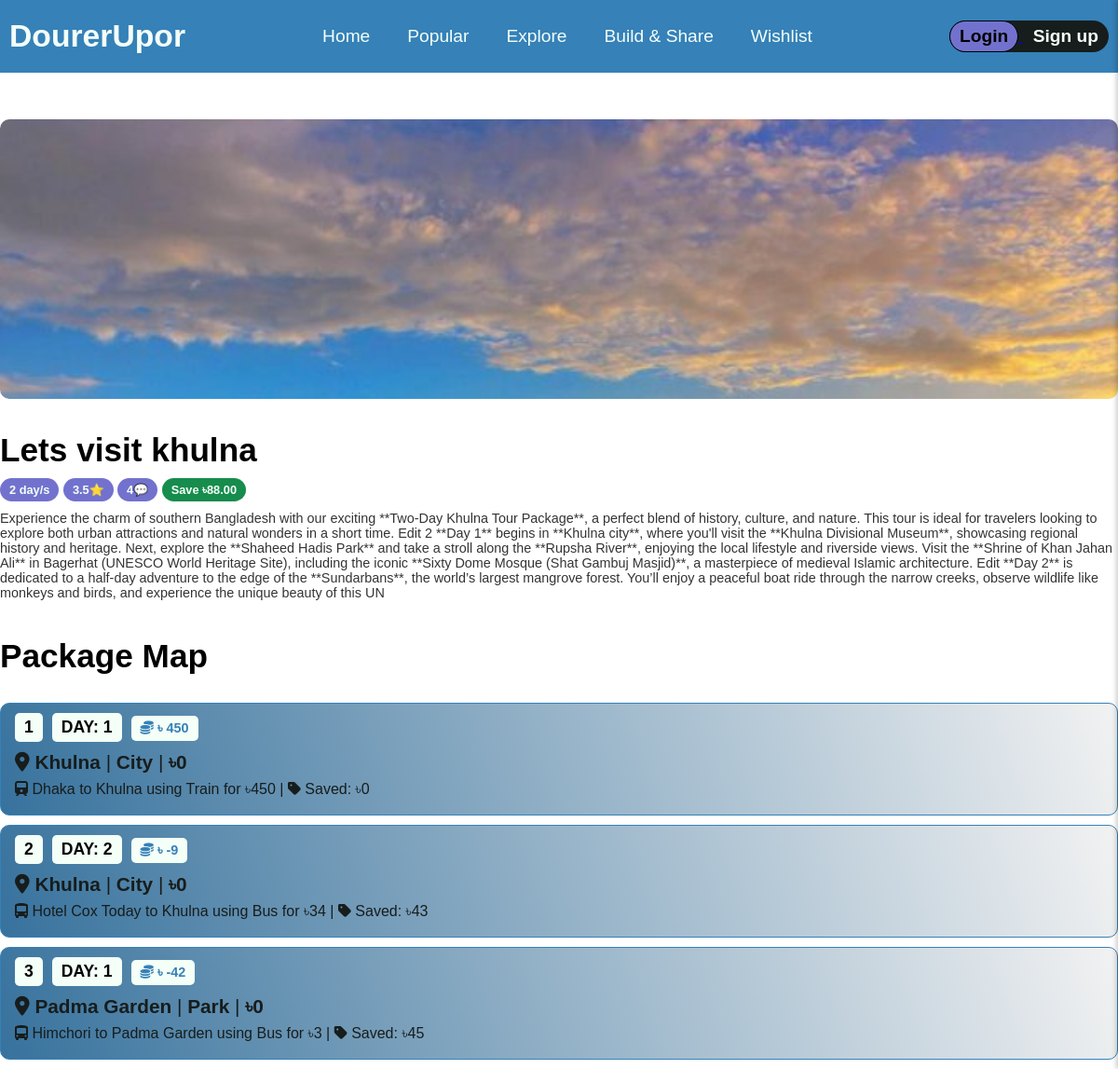
Page /Shadhin-experiment/package.php?id=4 on the committed database.
### tables this page shows
CREATE TABLE `packages` (
  `package_id` int(11) NOT NULL,
  `package_name` varchar(255) NOT NULL,
  `publish_time` timestamp NOT NULL DEFAULT current_timestamp(),
  `build_by` int(11) NOT NULL,
  `status` varchar(255) NOT NULL DEFAULT 'pending',
  `details` varchar(1000) NOT NULL,
  `image` varchar(255) NOT NULL DEFAULT 'unknown.jpg'
);

CREATE TABLE `package_details` (
  `package_id` int(11) NOT NULL,
  `destination_id` int(11) NOT NULL,
  `money_saved` decimal(10,0) NOT NULL DEFAULT 0,
  `day_count` int(11) NOT NULL,
  `step_number` int(11) NOT NULL,
  `pickup` int(11) DEFAULT NULL,
  `transport_type` varchar(255) DEFAULT NULL,
  `cost` decimal(10,0) NOT NULL DEFAULT 0
);

CREATE TABLE `destinations` (
  `destination_id` int(11) NOT NULL,
  `name` varchar(255) NOT NULL,
  `country` varchar(255) NOT NULL DEFAULT 'Bangladesh',
  `type` varchar(255) DEFAULT 'Destination',
  `cost` decimal(10,0) NOT NULL
);

### Shadhin-experiment/DesignPatterns/imageProxy.php (called while the page is built, shortened)
<?php
function getLazyBackgroundImage($imageName) {
    return "data-bg='" . $imageName . "' class='lazy-bg'";
}
?>

### Shadhin-experiment/package.php (the view, shortened to what this page needs)
<?php
$active_page = 'package';
$packageId = isset($_GET['id']) ? intval($_GET['id']) : null;
include "decoration.php";
include "DesignPatterns/imageProxy.php";
$conn = Database::getInstance()->getConnection();
$email = isset($_SESSION['email']) ? $_SESSION['email'] : null;
$selectData = $conn->prepare("
SELECT
    p.package_id,
    p.package_name,
    p.details,
    p.image,
    COUNT(DISTINCT pf.user_id) AS Followers,
    AVG(DISTINCT r.rating) AS Rating,
    COUNT(DISTINCT r.review_id) AS TotalReview,
    SUM(DISTINCT pd.money_saved) as Saved,
    MAX(DISTINCT pd.day_count) as TotalDays,
    MAX(CASE WHEN u.email = '{$email}' THEN u.id ELSE NULL END) AS LoggedInUserId
FROM
    packages p
LEFT JOIN
    package_details pd ON p.package_id = pd.package_id
LEFT JOIN
    reviews r ON p.package_id = r.package_id
LEFT JOIN
    package_followers pf ON p.package_id = pf.package_id
LEFT JOIN
	user u ON pf.user_id = u.id
GROUP BY
    p.package_id, p.package_name
HAVING p.package_id = {$packageId}
ORDER BY Followers DESC, Rating DESC
");
$selectData->execute();
$rows = $selectData->fetchAll(PDO::FETCH_ASSOC);
?>
<!DOCTYPE html>
<html>
<head>
</head>
<body>
<nav id="navigation" class="special-nav">
                <div class="logo">
                    <h3>DourerUpor</h3>
                </div>
                <div>
                    <ul>
                        <li class="active-page"><a href="home.php" <?php if($active_page == "home") {echo "class='active'";} ?> >Home</a></li>
                        <li><a <?php if($active_page == "popular") {echo "class='active'";} ?> href="popular.php">Popular</a></li>
                        <li><a <?php if($active_page == "explore") {echo "class='active'";} ?> href="">Explore</a></li>
                        <li><a <?php if($active_page == "build&share") {echo "class='active'";} ?> href="">Build & Share</a></li>
                        <li><a href="">Wishlist</a></li>
                    </ul>
                </div>
                <div>
                    <?php if (isset($_SESSION['email'])): ?>
                        <form action="./Login/user-actions.php" method="post">
                            <button type ="Submit" class="theme-btn log-out-btn" title="Click to logout" name="log-out-btn"><?php echo $username; ?></button>
                        </form>
                    <?php else: ?>
                    <div class="login-btn-container">
                        <a href="./login/login.html">
                            <button class="login-btn theme-btn">Login</button>
                        </a>
                        <a href="./login/login.html">
                        <button class="signup-btn theme-btn">Sign up</button>
                        </a>
                    </div>
                    <?php endif ?>
                </div>
 </nav>
 <section id="package-details">
        <div class="package-details-container">
        <?php foreach ($rows as $row):
            $package_id = $row['package_id'];
            $package_name = $row['package_name'];
            $details = $row['details'];
            $coverImage = $row['image'];
            $totalDays = $row['TotalDays'];
            $rating = number_format($row['Rating'], 1);
            $totalReview = $row['TotalReview'];
            $saved = number_format($row['Saved'], 2);
        ?>
            <div class="package-details" data-package-id="<?php echo $package_id; ?>">
                <div class="left">
                    <div class="package-cover lazy-bg" <?php echo getLazyBackgroundImage("img/package-cover/{$coverImage}"); ?> style="background-repeat: no-repeat; background-size: cover; border-radius: 10px;"></div>
                </div>
                <div class="right">
                    <h3 class="package-name card-item"><?php echo htmlspecialchars($package_name); ?></h3>
                    <div class="card-item">
                        <button disabled class="theme-btn info-btn"><?php echo htmlspecialchars($totalDays); ?> day/s</button>
                        <button disabled class="theme-btn info-btn"><?php echo htmlspecialchars($rating); ?>⭐</button>
                        <button disabled class="theme-btn info-btn"><?php echo htmlspecialchars($totalReview); ?>💬</button>
                        <button disabled class="theme-btn info-btn offer">Save ৳<?php echo $saved; ?></button>
                    </div>
                    <p class="card-item package-brief"><?php echo htmlspecialchars($details); ?></p>
                </div>
            </div>
            <?php endforeach; ?>
        </div>
    </section>
    <?php
    $selectPackageDetails = $conn->prepare("
    	SELECT p.package_id,pd.step_number as stepCount ,pd.day_count as dayCount, d.cost as DestCost, d.name as Destination, d.type as DestType, dp.name as pickup, pd.transport_type as TransType, pd.cost as transCost, pd.money_saved as Saved
		FROM package_details pd
		LEFT JOIN packages p ON p.package_id = pd.package_id
		LEFT JOIN destinations d ON d.destination_id = pd.destination_id
		LEFT JOIN destinations dp ON dp.destination_id = pd.pickup
		WHERE p.package_id = {$packageId}
		ORDER BY pd.step_number ASC
    	");
    $selectPackageDetails->execute();
	$rows = $selectPackageDetails->fetchAll(PDO::FETCH_ASSOC);
    ?>
    <section id="package-map">
    	<h1 class="package-map-title">Package Map</h1>
    	<div class="map-card-container">
    		<?php foreach ($rows as $row):
	    		$stepCount   = $row['stepCount'];
			    $dayCount    = $row['dayCount'];
			    $destCost    = $row['DestCost'];
			    $destination = $row['Destination'];
			    $destType    = $row['DestType'];
			    $pickup      = $row['pickup'];
			    $transType   = $row['TransType'];
			    $transCost   = $row['transCost'];
			    $saved       = $row['Saved']
        	?>
    		<div class="map-card">
    			<p class="p-day map-item"><?php echo htmlspecialchars($stepCount); ?></p><p class="p-day map-item">DAY: <?php echo htmlspecialchars($dayCount); ?></p><p class="p-day p-cost map-item"><i class="fa-solid fa-coins"></i> <?php echo htmlspecialchars("৳ " . $destCost+$transCost-$saved); ?></p>
    			<p class="p-main map-item"><i class="fa-solid fa-location-dot"></i> <b><?php echo htmlspecialchars($destination); ?></b> | <b><?php echo htmlspecialchars($destType); ?></b> | <b>৳<?php echo htmlspecialchars($destCost); ?></b></p>
    			<p class="p-optional map-item">
                <?php
                    $icon = '<i class="fa-solid fa-car"></i>';
                    if (!empty($transType)) {
                        $type = strtolower($transType);
                        if ($type === 'bike' || $type === 'motorcycle') {
                            $icon = '<i class="fa-solid fa-motorcycle"></i>';
                        } elseif ($type === 'train' || $type === 'metro' || $type === 'tram') {
                            $icon = '<i class="fa-solid fa-train"></i>';
                        } elseif ($type === 'plane' || $type === 'airplane' || $type === 'flight') {
                            $icon = '<i class="fa-solid fa-plane"></i>';
                        }
                        elseif ($type === 'bus' || $type === 'public transport' || $type === 'local bus') {
                            $icon = '<i class="fa-solid fa-bus-simple"></i>';
                        }
                    }
                ?>
                    <?php if (!empty($pickup)): ?>
                        <?php echo $icon . ' ' . htmlspecialchars($pickup . " to "); ?>
                    <?php endif; ?>
                    <?php if (!empty($pickup)): ?>
                        <?php echo htmlspecialchars($destination . " using "); ?>
                    <?php endif; ?>
                    <?php if (!empty($transType)): ?>
                        <?php echo htmlspecialchars($transType . " for ৳" . $transCost . " | "); ?>
                    <?php endif; ?>
                    <i class="fa-solid fa-tag"></i> Saved: ৳<?php echo htmlspecialchars($saved); ?>
                </p>
    		</div>
    		<?php endforeach; ?>
    	</div>
    </section>
</body>
</html>

### Shadhin-experiment/styles.css (style rules this page uses)
:root { --blue: #3581b8; --green: #168C4D; --white: #f4fff8; --black: #171d1c; --primary: #7272CE; --secondary: #ADC9B8; }
* { margin: 0; padding: 0; box-sizing: border-box; font-family: sans-serif; }
#navigation { width: 100%; max-width: 1200px; display: flex; flex-direction: row; justify-content: space-between; align-items: center; padding: 20px 10px; margin: 0 auto; }
.special-nav { background: var(--blue); }
.logo { font-size: 1.8rem; cursor: pointer; color: var(--white); }
nav ul { display: flex; flex-direction: row; justify-content: center; align-items: center; }
nav ul li { list-style-type: none; padding: 5px 20px; }
.active-page { color: purple; }
nav ul li a { text-decoration: none; color: var(--white); font-size: 1.2rem; }
.theme-btn { background: none; border: 1px solid black; padding: 5px 10px; border-radius: 40px; cursor: pointer; font-size: 1.2rem; font-weight: bold; }
.login-btn-container { background-color: var(--black); border-radius: 40px; }
.login-btn { background-color: var(--primary); transition-duration: .3s; }
.signup-btn { border: 1px solid transparent; color: var(--white); transition-duration: .3s; }
::placeholder { color: rgba(240, 240, 240, 1); opacity: 1; }
.package-name { font-size: 1.6rem; font-weight: bold; }
.package-brief { color: rgba(0, 0, 0, 0.8); font-size: .9rem; }
.info-btn { font-size: .8rem; padding: 5px 10px; height: 25px; color: var(--white); background-color: var(--primary); border: none; }
.offer { background-color: var(--green); }
.card-item { margin-top: 10px; }
#package-details { max-width: 1200px; margin: 0 auto; }
.package-details { display: flex; flex-direction: column; justify-content: center; align-items: center; }
.package-details .left .package-cover { width: 1200px; height: 300px; margin: 50px 0 25px 0; }
.package-details-container .package-name { font-size: 2.2rem; }
#package-map { max-width: 1200px; margin: 0 auto; }
.package-map-title { margin: 30px 0; font-size: 2.2rem; }
.map-card { border: 1px solid var(--blue); background: rgb(55,114,157); background: linear-gradient(71deg, rgba(55,114,157,1) 0%, rgba(242,242,242,1) 100%); padding: 10px 10px; border-radius: 10px; margin-bottom: 10px; }
.map-item { margin: 8px 5px; }
.p-day { background-color: var(--white); color: black; font-weight: bold; display: inline-block; padding: 5px 10px; font-size: 1.1rem; border-radius: 5px; text-align: center; margin: 0px 5px; }
.p-cost { font-size: .9rem; color: var(--blue); }
.p-main { font-size: 1.3rem; color: var(--black); margin-top: 10px; }
.p-optional { color: var(--black); }

### rows in the picture
packages: package_name "Lets visit khulna", totalDays "2", rating "3.5", totalReview "4", saved "88.00", details "Experience the charm of southern Bangladesh with our exciting **Two-Day Khulna Tour Package**, a perfect blend of history, culture, and nature. This tour is ideal for travelers looking to explore both urban attractions and natural wonders in a short time. Edit 2 **Day 1** begins in **Khulna city**, where you'll visit the **Khulna Divisional Museum**, showcasing regional history and heritage. Next, explore the **Shaheed Hadis Park** and take a stroll along the **Rupsha River**, enjoying the local lifestyle and riverside views. Visit the **Shrine of Khan Jahan Ali** in Bagerhat (UNESCO World Heritage Site), including the iconic **Sixty Dome Mosque (Shat Gambuj Masjid)**, a masterpiece of…"
package_details: step_number "1", day_count "1", "৳ " . $destCost+$transCost-$saved "৳ 450", destination.name "Khulna", destination.type "City", destination.cost "0", pickup.name "Dhaka to", destination.name "Khulna using", transport_type+cost "Train for ৳450 |", money_saved "0"
package_details: step_number "2", day_count "2", "৳ " . $destCost+$transCost-$saved "৳ -9", destination.name "Khulna", destination.type "City", destination.cost "0", pickup.name "Hotel Cox Today to", destination.name "Khulna using", transport_type+cost "Bus for ৳34 |", money_saved "43"
package_details: step_number "3", day_count "1", "৳ " . $destCost+$transCost-$saved "৳ -42", destination.name "Padma Garden", destination.type "Park", destination.cost "0", pickup.name "Himchori to", destination.name "Padma Garden using", transport_type+cost "Bus for ৳3 |", money_saved "45"
